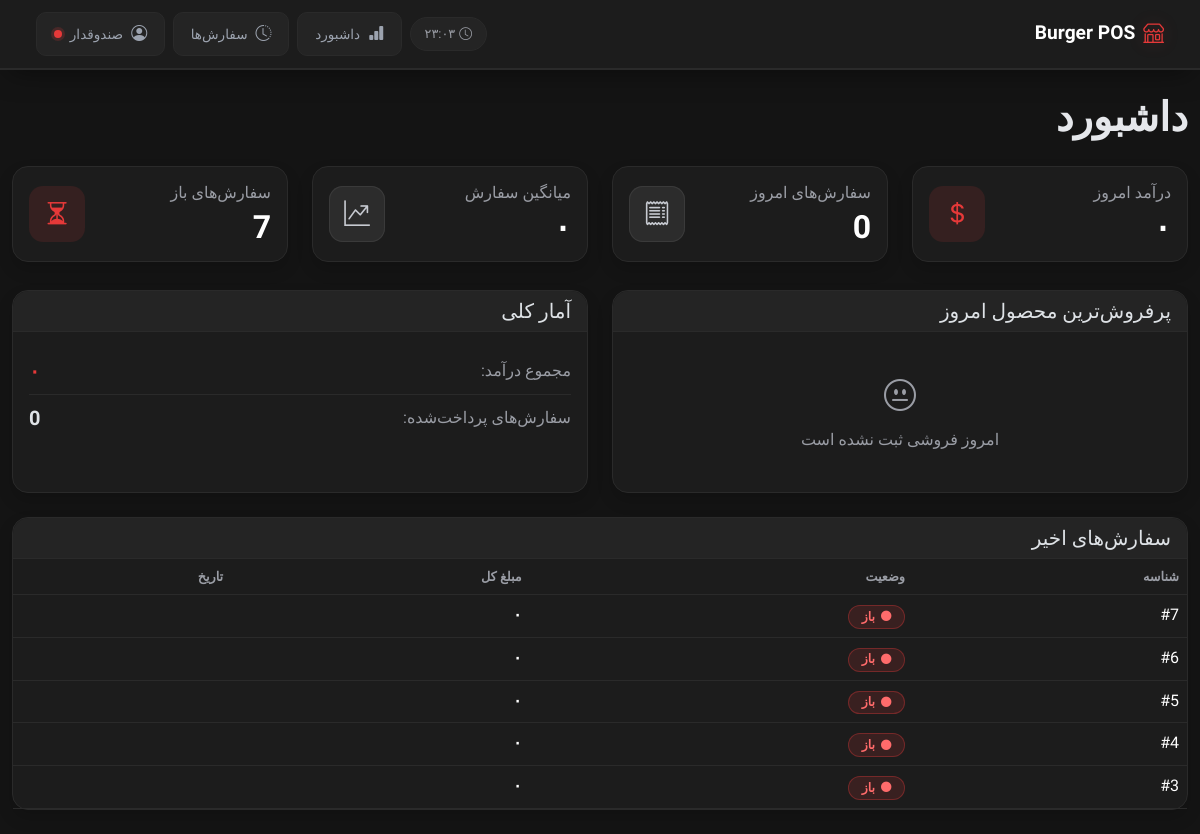
/dashboard/ (signed in), run on an earlier commit of the app's database.
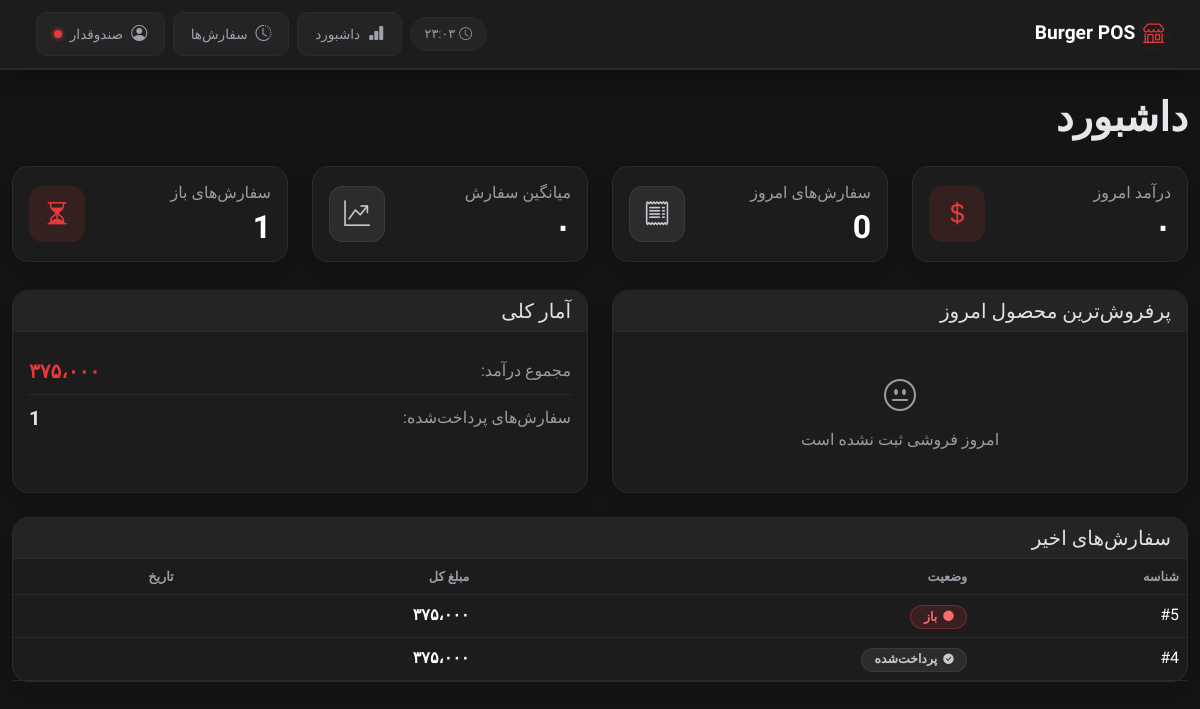
And on a later commit of the database.
### menu/models.py (models this page shows, shortened)
class Order(models.Model):
    STATUS_CHOICES=[
        ('draft', 'draft'),
        ('open', 'open'),
        ('paid', 'paid'),
        ('cancelled', 'cancelled'),
    ]
    user = models.ForeignKey(get_user_model(), on_delete=models.CASCADE)
    created_at = models.DateTimeField(auto_now_add=True)
    total_price = models.PositiveIntegerField(default=0)
    status = models.CharField(max_length=10, choices=STATUS_CHOICES, default='draft')

### menu/views.py (the view)
# urls.py: path('dashboard/', DashboardView.as_view(), name='dashboard'),
class DashboardView(LoginRequiredMixin, UserPassesTestMixin, TemplateView):
    template_name = "menu/dashboard.html"
    def test_func(self):
        return self.request.user.is_superuser
    def get_context_data(self, **kwargs):
        context = super().get_context_data(**kwargs)
        today = date.today()
        today_paid_orders = Order.objects.filter(
            status="paid",
            created_at__date=today
        )
        total_sales_today = today_paid_orders.aggregate(total=Sum("total_price"))["total"] or 0
        total_orders_today = today_paid_orders.count()
        average_order_today = today_paid_orders.aggregate(avg=Avg("total_price"))["avg"] or 0
        best_seller_today = (
            Product.objects.filter(
                orderitem__order__status="paid",
                orderitem__order__created_at__date=today
            )
            .annotate(total_sold=Sum("orderitem__quantity"))
            .order_by("-total_sold")
            .first()
        )
        all_paid_orders = Order.objects.filter(status="paid")
        total_sales_all = all_paid_orders.aggregate(total=Sum("total_price"))["total"] or 0
        total_paid_orders = all_paid_orders.count()
        open_orders = Order.objects.filter(status="open").count()
        recent_orders = Order.objects.filter(status__in=['open', 'paid']).order_by("-created_at")[:5]
        context.update({
            "total_sales_today": total_sales_today,
            "total_orders_today": total_orders_today,
            "average_order_today": average_order_today,
            "best_seller_today": best_seller_today,
            "total_sales_all": total_sales_all,
            "total_paid_orders": total_paid_orders,
            "open_orders": open_orders,
            "recent_orders": recent_orders,
        })
        return context

### menu/templatetags/custom_filters.py (called while the page is built)
@register.filter
def persian_number(value):
    value = intcomma(value, False)
    en = '0123456789,'
    fa = '۰۱۲۳۴۵۶۷۸۹،'
    return str(value).translate(
        str.maketrans(en, fa)
    )

@register.filter
def to_jalali(value, format_string='%Y/%m/%d - %H:%M'):
    if not value:
        return ''
    jalali = jdatetime.datetime.fromgregorian(datetime=value)
    return jalali.strftime(format_string)

### menu/templates/menu/dashboard.html (shortened to what the changed rows need)
{% extends "_base.html" %}
{% load custom_filters %}
{% load i18n %}
{% block content %}
<h1 class="mb-4 fw-bold">
    {% trans "Dashboard" %}
</h1>
<div class="row g-4">
    <div class="col-md-3">
        <div class="card shadow">
            <div class="card-body">
                <div class="stat-mini">
                    <div>
                        <h2 class="stat-number text-white mb-0">
                            {{ total_sales_today|persian_number }}
                        </h2>
                    </div>
                </div>
            </div>
        </div>
    </div>
    <div class="col-md-3">
        <div class="card shadow">
            <div class="card-body">
                <div class="stat-mini">
                    <div>
                        <h2 class="stat-number text-white mb-0">
                            {{ total_orders_today }}
                        </h2>
                    </div>
                </div>
            </div>
        </div>
    </div>
    <div class="col-md-3">
        <div class="card shadow">
            <div class="card-body">
                <div class="stat-mini">
                    <div>
                        <h2 class="stat-number text-white mb-0">
                            {{ average_order_today|persian_number }}
                        </h2>
                    </div>
                </div>
            </div>
        </div>
    </div>
    <div class="col-md-3">
        <div class="card shadow">
            <div class="card-body">
                <div class="stat-mini">
                    <div>
                        <h6 class="text-muted mb-2">
                            {% trans "Open Orders" %}
                        </h6>
                        <h2 class="stat-number text-white mb-0">
                            {{ open_orders }}
                        </h2>
                    </div>
                </div>
            </div>
        </div>
    </div>
</div>
<div class="row g-4 mt-1">
    <div class="col-lg-6">
        <div class="card shadow h-100">
            <div class="card-body">
                <div class="d-flex justify-content-between align-items-center py-2 border-bottom" style="border-color: var(--border) !important;">
                    <span class="text-muted">{% trans "Total Revenue:" %}</span>
                    <strong class="price-tag fs-5">
                        {{ total_sales_all|persian_number }}
                    </strong>
                </div>
                <div class="d-flex justify-content-between align-items-center py-2">
                    <span class="text-muted">{% trans "Paid Orders:" %}</span>
                    <strong class="fs-5">
                        {{ total_paid_orders }}
                    </strong>
                </div>
            </div>
        </div>
    </div>
</div>
<div class="row mt-4">
    <div class="col-12">
        <div class="card shadow">
            <div class="card-body p-0">
                <table class="table table-hover mb-0">
                    <thead>
                        <tr>
                            <th>{% trans "ID" %}</th>
                            <th>{% trans "Status" %}</th>
                            <th>{% trans "Total" %}</th>
                            <th>{% trans "Date" %}</th>
                        </tr>
                    </thead>
                    <tbody>
                        {% for order in recent_orders %}
                        <tr>
                            <td>
                                #{{ order.id }}
                            </td>
                            <td>
                                {% if order.status == "paid" %}
                                    <span class="status-badge status-badge-paid">
                                        <i class="bi bi-check-circle-fill"></i>
                                        {% trans "Paid" %}
                                    </span>
                                {% else %}
                                    <span class="status-badge status-badge-open">
                                        <i class="bi bi-circle-fill"></i>
                                        {% trans "Open" %}
                                    </span>
                                {% endif %}
                            </td>
                            <td class="price-tag">
                                {{ order.total_price|persian_number }}
                            </td>
                            <td class="text-muted">
                            </td>
                        </tr>
                        {% endfor %}
                    </tbody>
                </table>
            </div>
        </div>
    </div>
</div>
{% endblock %}

What changed in the data, as far as the page shows it:
no longer on this page (row edited): Order: id "7", total_price|persian_number "۰"
no longer on this page (row edited): Order: id "6", total_price|persian_number "۰"
no longer on this page (row edited): Order: id "3", total_price|persian_number "۰"
changed Order id 5: total_price|persian_number "۰" → "۳۷۵،۰۰۰"
changed Order id 4: status "open" → "paid" (drawn); total_price|persian_number "۰" → "۳۷۵،۰۰۰"; trans "باز" → "پرداخت‌شده"
Also different on the page:
{{ open_orders }}: "7" → "1"
{{ total_sales_all|persian_number }}: "۰" → "۳۷۵،۰۰۰"
{{ total_paid_orders }}: "0" → "1"
